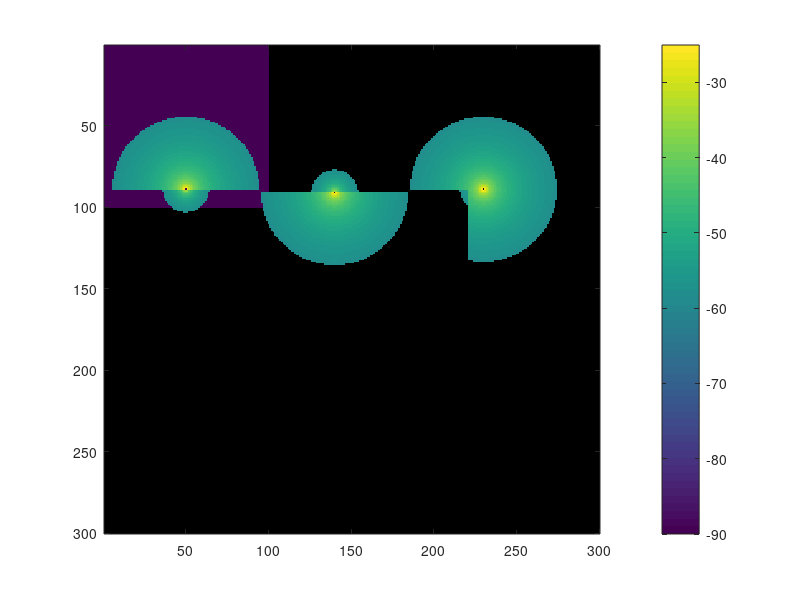

MATLAB code to generate this figure:
%
%   caracteristicas access point Aruba iap-135
%       GTx 2.4 GHz = max 3.5 -> 3.0dBi
%       GTx 5 GHz = max 4.5 -> 4.0 dBi
%       Loss internal 2.4 GHz = 1.5 dB
%       Loss internal 5 GHz =   3.0 dB
%
%   caracteristicas access point Aruba iap-105
%       GTx 2.4 GHz = max 3.0 -> 2.0dBi
%       GTx 5 GHz = max 4.5 -> 4.0 dBi
%       Loss internal 2.4 GHz = 1.5 dB
%       Loss internal 5 GHz =   3.0 dB
%

function test

    global mapa_LOS mapa_NLOS current limit apx apy vary varx Ptx
            %  apx posicion del ap en eje x
            %  apy posicion del ap en eje y
            %  varx posicion de analisis en eje x
            %  vary posicion de analisis en eje y

    dim1 = 300;     %dimensiones del mapa
    dim2 = 300;
    
    mapa_LOS = nan(dim1, dim2);         %   mapa con aps con linea vista   escala => 1 : 0.1 [m]
    mapa_NLOS = nan(dim1, dim2);        %   mapa con paredes y obstrucciones no linea vista
    current = 0;
    limit = 90;                         %   vuelta limite - Prx minima
    APs = [50 89; 140 91; 230 89];     %   eventuales ptos con aps
    
    for i=1:220
        mapa_NLOS(90, i) = 5;
    end
    for i=90:220
        mapa_NLOS(i, 220) = 5;
    end
        
    mapa_LOS = llenar(mapa_LOS);
    Ptx = 15;   %  Ptx en dBm
   
    
    for i=1:3
        apx = APs(i,1);
        apy = APs(i,2);

        varx = apx;
        vary = apy;
    
        mapa_LOS = espiral(mapa_NLOS, mapa_LOS, current, limit, apx, apy, vary, varx, Ptx);
    end

    % mapa_LOS
    colormap('default')
    imagesc(mapa_LOS)
    colorbar

end

%llena mapa_LOS con ruido ambiente -90 dB
function mtr = llenar(mtr)  
    
    mtr(1:100,1:100)=-90;

end

%avance en espiral
function mtr = espiral(nlos, mtr, current, limit, px, py, vy, vx, Pt)
    
    while current<limit 
        current=current+1;
        step=0;
        while step<current 
            step=step+1;
            [mtr, vx]=right(nlos, mtr, vx, vy, px, py, Pt);
        end
        
        step=0;
        while step<current
            step=step+1;
            [mtr, vy]=down(nlos, mtr, vx, vy, px, py, Pt);
        end
        
        current=current+1;
        step=0;
         while step<current
            step=step+1;
            [mtr, vx] = left(nlos, mtr, vx, vy, px, py, Pt);
        end
        
        step=0;
        while step<current
            step=step+1;
            [mtr, vy] = up(nlos, mtr, vx, vy, px, py, Pt);
        end
        
    end

end

% avanzar a la derecha
function [mtr, vx] = right(nlos, mtr, vx, vy, px, py, Pt)
    
    vx=vx+1;
    Prx = Pt + 20 * log10(0.125/(4*pi*sqrt((vx-px)^2+(vy-py)^2)));
    atenuacion = linea(nlos, px, py, vx, vy);
    Prx = Prx - atenuacion;
    if Prx > -58
        mtr(vy,vx) = Prx;
    end        

end

%avanzar hacia abajo
function [mtr, vy] = down(nlos, mtr, vx, vy, px, py, Pt)

    vy=vy+1;
    Prx = Pt + 20 * log10(0.125/(4*pi*sqrt((vx-px)^2+(vy-py)^2)));
    atenuacion = linea(nlos, px, py, vx, vy);
    Prx = Prx - atenuacion;
    if Prx > -58
        mtr(vy,vx) = Prx;
    end
    
end

%avanzar hacia la izquierda
function [mtr, vx] = left(nlos, mtr, vx, vy, px, py, Pt)

    vx=vx-1;
    Prx = Pt + 20 * log10(0.125/(4*pi*sqrt((vx-px)^2+(vy-py)^2)));
    atenuacion = linea(nlos, px, py, vx, vy);
    Prx = Prx - atenuacion;
    if Prx > -58
        mtr(vy,vx) = Prx;
    end
    
end

%avanzar hacia arriba
function [mtr, vy] = up(nlos, mtr, vx, vy, px, py, Pt)

    vy=vy-1;
    Prx = Pt + 20 * log10(0.125/(4*pi*sqrt((vx-px)^2+(vy-py)^2)));
    atenuacion = linea(nlos, px, py, vx, vy);
    Prx = Prx - atenuacion;
    if Prx > -58
        mtr(vy,vx) = Prx;
    end
    
end

function atenuacion = linea (NLOS, apx, apy, ptox, ptoy)
    
    atenuacion=0;
    % caso 0, pto se encuentra en el mismo que el AP, exit(0)
    if (apx-ptox) == 0 && (apy-ptoy) == 0
        atenuacion=0;
        return
    end
    %ahora
    % caso 1-2 pendiente infinita -> x1 == x2
    if (apx-ptox) == 0
        if ptoy > apy 
            %   si el punto de analisis esta mas abajo que el ap
            while ptoy > apy 
                if NLOS(ptoy,ptox) == 5
                    atenuacion = 10;
                end
                ptoy=ptoy-1;
            end
            return
        else
            %   si el punto de analisis esta mas arriba que el ap
            while ptoy < apy
                if NLOS(ptoy,ptox) == 5
                    atenuacion = 10;
                end
                ptoy=ptoy+1;
            end
            return
        end
    end
       
    % caso 3-4 pendiente 0 -> y1==y2
    if (apy-ptoy) == 0
        if ptox > apx 
            %   si el punto de analisis esta a la derecha del ap
            while ptox > apx 
                if NLOS(ptoy,ptox) == 5
                    atenuacion = 10;
                end
                ptox=ptox-1;
            end
            return
        else
            %    si el punto de analisis esta a la izquierda del ap
            while ptox < apx
                if NLOS(ptoy,ptox) == 5
                    atenuacion = 10;
                end
                ptox=ptox+1;
            end
            return
        end
    end
    
    m = (ptoy-apy)/(ptox-apx);  %   pendiente dy/dx
    ent = floor (m);    %   parte entera de m
    frac = m - ent;     %   parte flotante de m
    add = frac;         %   variable para avanzar en linea recta hacia ap
    
    % caso 5-6 pendiente >= 1+ , >=1-
    if m >= 1
        if ptoy>apy && ptox>apx
            %   si el punto de analisis esta con angulo [45,90[ respecto el
            %   ap y el eje x
            while ptox>=apx && ptoy>=apy 
                for i = 1:ent 
                    if ptox<=apx || ptoy<=apy
                        return
                    end
                    if NLOS(ptoy,ptox) == 5
                        atenuacion = 10;
                    end
                    ptoy=ptoy-1;
                    add=add+frac;
                    if add>=ent && ptox>apx && ptoy>apy
                        if NLOS(ptoy,ptox) == 5
                            atenuacion = 10;
                        end
                        ptoy=ptoy-1;
                        add=frac;
                    end
                end
                ptox=ptox-1;
            end
            return
        else
            %   si el punto de analisis esta con angulo [225,270[ respecto
            %   el ap y el eje x
            while ptox<=apx && ptoy<=apy
                for i = 1:ent
                    if ptox>=apx || ptoy>=apy
                        return
                    end
                    if NLOS(ptoy,ptox) == 5
                            atenuacion = 10;
                    end
                    ptoy=ptoy+1;
                    add=add+frac;
                    if add>=ent && ptox<apx && ptoy<apy
                        if NLOS(ptoy,ptox) == 5
                            atenuacion = 10;
                        end
                        ptoy=ptoy+1;
                        add=frac;
                    end
                end
                ptox=ptox+1;
            end
            return
        end
    end

    % caso 7-8 pendiente <= -1+, <= -1-
    if m <= -1
        ent = floor(abs(ptoy-apy)/abs(ptox-apx));
        frac = abs(m)-ent;
        add = frac;
        
        if apy<ptoy && ptox<apx
            %   si el punto de analisis esta con angulo ]90,135] respecto el
            %   ap y el eje x
            while ptox<=apx && ptoy>=apy
                for i = 1:ent
                    if ptox>=apx || ptoy<=apy
                        return
                    end
                    if NLOS(ptoy,ptox) == 5
                        atenuacion = 10;
                    end
                    ptoy=ptoy-1;
                    add=add+frac;
                    if add>=ent  && ptox<apx && ptoy>apy
                        if NLOS(ptoy,ptox) == 5
                            atenuacion = 10;
                        end
                        ptoy=ptoy-1;
                        add=frac;
                    end
                end
                ptox=ptox+1;
            end
            return
        else
            %   si el punto de analisis esta con angulo ]270,315] respecto
            %   el ap y el eje x
            while ptox>=apx && ptoy<=apy
                for i = 1:ent
                    if ptox<=apx || ptoy >=apy
                        return
                    end
                    if NLOS(ptoy,ptox) == 5
                        atenuacion = 10;
                    end
                    ptoy=ptoy+1;
                    add=add+frac;
                    if add>=ent && ptox>apx && ptoy<apy
                        if NLOS(ptoy,ptox) == 5
                            atenuacion = 10;
                        end
                        ptoy=ptoy+1;
                        add=frac;
                    end
                end
                ptox=ptox-1;
            end
            return
        end
    end
    
    m = (ptox-apx)/(ptoy-apy);
    ent = floor(m);
    frac = m - ent;
    add = frac;

    % caso 9-10 pendiente ]0,1[ ; angulo ]0,45[
    if m > 1
        %   si el punto de analisis esta con angulo ]0,45[ respecto el ap y
        %   el eje x
        if ptoy>apy && ptox>apx
            while ptox>=apx && ptoy>=apy
                for i = 1:ent
                    if ptox<=apx && ptoy<=apy
                        return
                    end
                    if NLOS(ptoy,ptox) == 5
                            atenuacion = 10;
                    end
                    ptox=ptox-1;
                    add=add+frac;
                    if add>=ent && ptox>apx && ptoy>apy
                        if NLOS(ptoy,ptox) == 5
                            atenuacion = 10;
                        end
                        ptox=ptox-1;
                        add = 0;
                    end
                end
                ptoy=ptoy-1;
            end
            return
        else
            %   si el punto de analisis esta con angulo ]180,225[ respecto
            %   el ap y el eje x
            while ptox<=apx && ptoy<=apy
                for i = 1:ent
                    if ptox>=apx && ptoy>=apy
                        return
                    end
                    if NLOS(ptoy,ptox) == 5
                            atenuacion = 10;
                    end
                    ptox=ptox+1;
                    add=add+frac;
                    if add>=ent && ptox<apx && ptoy<apy
                        if NLOS(ptoy,ptox) == 5
                            atenuacion = 10;
                        end
                        ptox=ptox+1;
                        add=0;
                    end
                end
                ptoy=ptoy+1;
            end
            return
        end
    end
    
    % caso 11-12 pendiente ]0,-1[ ; ]-1,0[
    if m < -1 
        ent = floor(abs(ptox-apx)/abs(ptoy-apy));
        frac = abs(m)-ent;
        add = frac;
        
        if apy<ptoy && ptox<apx
            while ptox<=apx && ptoy>=apy
                for i = 1:ent
                    if ptox>=apx && ptoy<=apy
                        return
                    end
                    if NLOS(ptoy,ptox) == 5
                            atenuacion = 10;
                    end
                    ptox=ptox+1;
                    add=add+frac;
                    if add>=ent && ptox<apx && ptoy>apy
                        if NLOS(ptoy,ptox) == 5
                            atenuacion = 10;
                        end
                        ptox=ptox+1;
                        add=0;
                    end
                end
                ptoy=ptoy-1;
            end
            return
        else
             while ptox>=apx && ptoy<=apy
                for i = 1:ent
                    if ptox<=apx && ptoy>=apy
                        return
                    end
                    if NLOS(ptoy,ptox) == 5
                            atenuacion = 10;
                    end
                    ptox=ptox-1;
                    add=add+frac;
                    if add>=ent && ptox>apx && ptoy<apy
                        if NLOS(ptoy,ptox) == 5
                            atenuacion = 10;
                        end
                        ptox=ptox-1;
                        add=0;
                    end
                end
                ptoy=ptoy+1;
             end
             return
        end
    end

             
    
end
